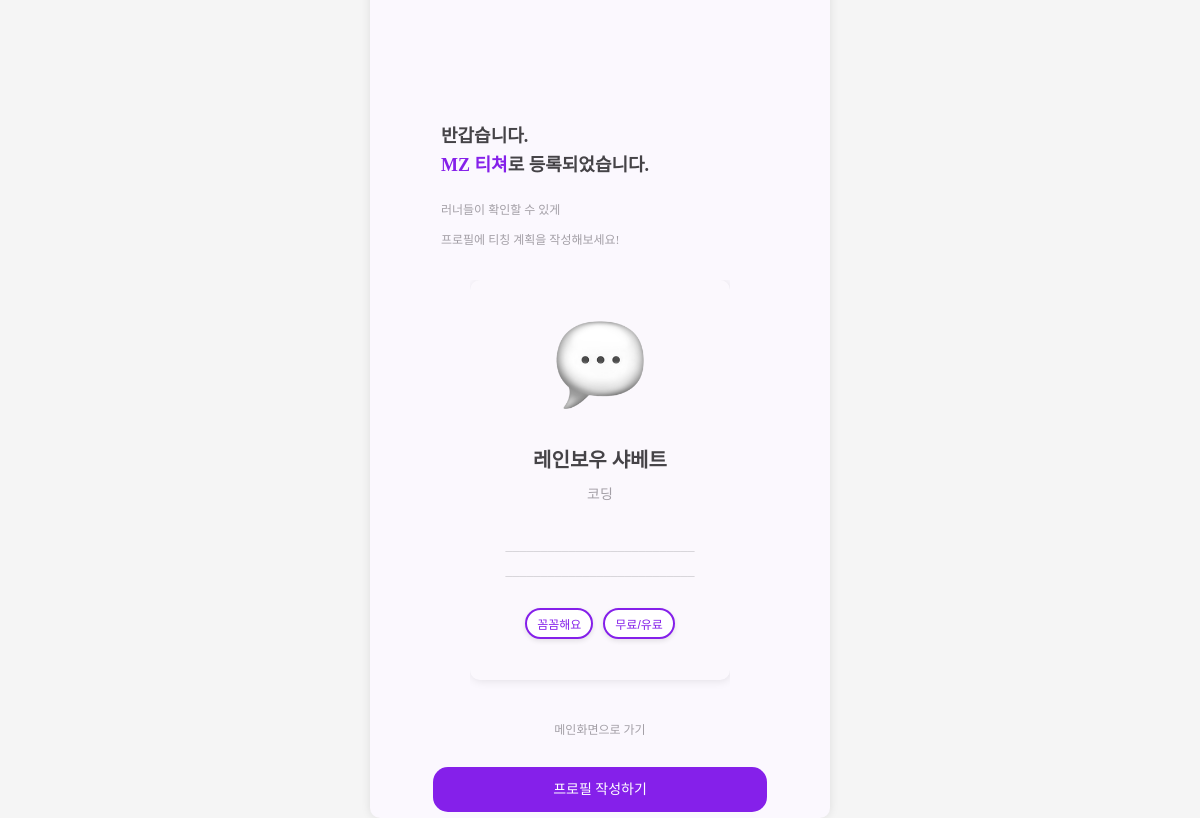
Page /accounts/teacher_registered/63/ on the committed database.
### profiles/models.py (models this page shows, shortened)
class Teacher(models.Model):
    user = models.OneToOneField(User, on_delete=models.CASCADE, related_name='tearner_profile')
    nickname = models.CharField(max_length=40, blank=True)
    emoji = models.ImageField(blank=True) # upload_to = 디렉터리 경로 작성요망
    birthdate = models.DateField(null = True, blank = False)
    skills = models.ManyToManyField(Skill, related_name='teacher_giving')
    personalities = models.ManyToManyField(Personality, related_name='teacher_giving')
    bio = models.CharField(max_length=300, null=True)
    teaching_plan = models.TextField(null=True)
    is_paid = models.BooleanField(null=True)
    last_appealed = models.DateTimeField(auto_now=True)

class Skill(models.Model):
    name = models.CharField(max_length=50)
    category = models.ForeignKey(Category, related_name = 'skill', on_delete=models.CASCADE)
    def __str__(self):
        return self.name

class Personality(models.Model):
    name = models.CharField(max_length=50)
    def __str__(self):
        return self.name

### accounts/views.py (the view)
# urls.py: path('teacher_registered/<int:id>/', teacher_registered, name='teacher_registered'),
def teacher_registered(request, id):
    profile = Teacher.objects.get(id = id)
    return render(request, 'teacher_registered.html', {'profile':profile})

### accounts/templates/teacher_registered.html (shortened to what this page needs)
{% load static %}
<!DOCTYPE html>
<html lang="ko">
<head>
    <link rel="stylesheet" href="{% static 'css/teacher_signup.css' %}">
</head>
<body>
    <div class="container">
        <div class="header">
            <p class="card-title">반갑습니다.<br><span>MZ 티쳐</span>로 등록되었습니다.</p>
            <p class="sub-text">러너들이 확인할 수 있게 <p></p>프로필에 티칭 계획을 작성해보세요!</p>
        </div>
        <div class="card-container">
            <div class="card active">
                {% if profile.emoji %}
                <img src="{{ profile.emoji.url }}" alt="Sun Image" class="card-image">
                {% else %}
                <img src="{% static 'images/teacher_signup/umbrella.png' %}" alt="Sun Image" class="card-image">
                {% endif %}
                <h3>{{ profile.nickname }}</h3>
                <p class="card-subtitle">{{profile.skills.first}}</p>
                <p class="card-details">___________________________<br>___________________________</p>
                <div class="card-buttons">
                    <button type="button" class="button" name="feature" value="친절해요">{{ profile.personalities.first }}</button>
                    <button type="button" class="button" name="feature" value="유료 티칭">무료/유료</button>
                </div>
            </div>
        </div>
        <div class="footer">
            <div class="footer-links">
                <a href="{% url 'main:main' %}" class="footer-link gray-link">메인화면으로 가기</a>
            </div>
            <a href="{% url 'profiles:write_teachingplan' profile.id %}" class="submit-button">프로필 작성하기</a>
        </div>
    </div>
</body>
</html>

### static/css/teacher_signup.css (style rules this page uses)
html { background-color: whitesmoke; }
body { max-width: 420px; font-family: 'pretendard'; height: 100vh; margin: 0 auto; background-color: #fbf8fe; display: flex; justify-content: center; align-items: center; flex-direction: column; }
.container { width: 100%; display: flex; flex-direction: column; align-items: center; text-align: center; padding: 20px; background-color: #fbf8fe; border-radius: 10px; box-shadow: 0 0 10px rgba(0, 0, 0, 0.1); }
.card-container { display: flex; align-items: center; overflow: hidden; position: relative; }
.card { display: none; flex-shrink: 0; width: 100%; transition: transform 0.3s ease; }
.card.active { display: block; }
.card-title { font-size: 18px; color: #454347; margin-top: 100px; font-weight: 600; line-height: 160%; text-align: left; width: 338px; margin-bottom: 20px; }
.header { font-size: 12px; color: #A39FA6; margin-bottom: 20px; margin-top: 20px; text-align: left; margin-left: 20px; }
.card-container { position: relative; display: flex; align-items: center; justify-content: center; }
.card { background-color: #F9F9F929; border-radius: 10px; box-shadow: 1px 1px 10px rgba(0, 0, 0, 0.1); padding: 20px; text-align: center; margin-bottom: 20px; width: 220px; height: 360px; justify-content: center; }
.card-image { width: 90px; height: 90px; margin-bottom: 10px; margin-top: 20px; }
.card h3 { font-size: 20px; color: #454347; margin: 10px 0; margin-top: 20px; }
.card-subtitle { font-size: 14px; color: #A39FA6; margin: 5px 0; }
.card-details { font-size: 14px; color: #CDCAD0; margin: 10px 0; margin-top: 30px; line-height: 180%; }
.card-buttons { display: flex; justify-content: center; gap: 10px; }
.button { background-color: #fff; border: 2px solid #8520EA; border-radius: 20px; padding: 5px 10px; color: #8520EA; font-size: 12px; cursor: pointer; margin-top: 15px; margin-bottom: 20px; box-shadow: 0 2px 5px rgba(0, 0, 0, 0.1); }
.footer { text-align: center; }
.footer-links { display: flex; justify-content: center; margin-bottom: 20px; }
.footer-link { color: #8520EA; text-decoration: none; font-size: 12px; margin: 20px 20px; }
.gray-link { color: #A39FA6; }
.submit-button { width: 314px; height: 40px; max-width: 315px; margin: 20px auto; margin-bottom: 20px; padding: 15px 120px; text-align: center; background-color: #8520EA; color: white; border: none; border-radius: 15px; font-size: 14px; cursor: pointer; text-decoration: none; }
span { color: #8520EA; }

### rows in the picture
Teacher: emoji (picture), nickname "레인보우 샤베트", skills.first "코딩", personalities.first "꼼꼼해요"
